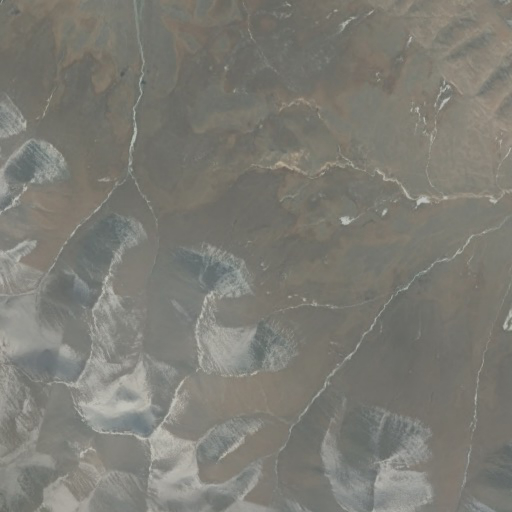
#> input picture Backend/uploads/sample.png, 512 x 512 px, found by its file name
$ python test_cloud.py
#> lines starting #> are read from the running program, lines starting #| are printed output that depends on the picture; after the words box and inside, x2 and y2 are one past the last pixel; in counts of white or black regions, pixels touching at a corner belong together
### Backend/utils/cloud_coverage.py
import cv2
import numpy as np


def calculate_cloud_percentage(image_path):

#> called with image_path = 'uploads/sample.png'
    image = cv2.imread(image_path)
#> image is the input picture: shape (512, 512, 3); mean B, G, R 116.6, 124, 124.9

    image = cv2.cvtColor(image, cv2.COLOR_BGR2RGB)

    gray = cv2.cvtColor(image, cv2.COLOR_RGB2GRAY)

    # Bright pixels are considered clouds
    _, cloud_mask = cv2.threshold(
        gray,
        170,
        255,
        cv2.THRESH_BINARY
    )
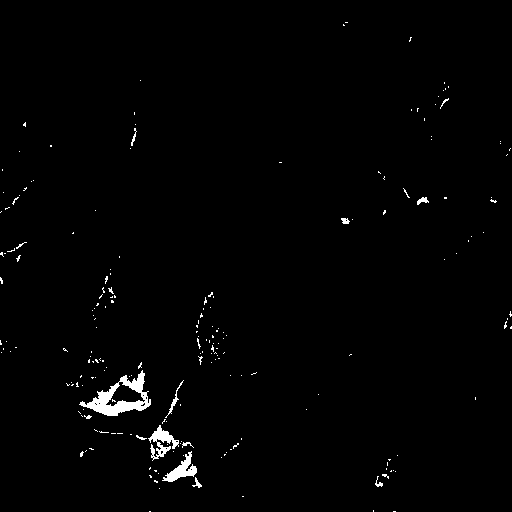
#> cloud_mask: shape (512, 512); 1.2% white; 202 white regions (189 under 20 px), largest, box (x1, y1, x2, y2) and area: (79, 370, 151, 416) 1164, (148, 425, 179, 461) 440, (162, 451, 197, 482) 408

    cloud_pixels = np.sum(cloud_mask == 255)
#> cloud_pixels = 3167

    total_pixels = gray.shape[0] * gray.shape[1]
#> total_pixels = 262144

    percentage = (cloud_pixels / total_pixels) * 100
#> percentage = 1.21

    return round(percentage, 2)

### Backend/utils/test_cloud.py
from utils.cloud_coverage import calculate_cloud_percentage
image = "uploads/sample.png"

coverage = calculate_cloud_percentage(image)
#> coverage = 1.21

print(f"Cloud Coverage : {coverage}%")
#| Cloud Coverage : 1.21%
